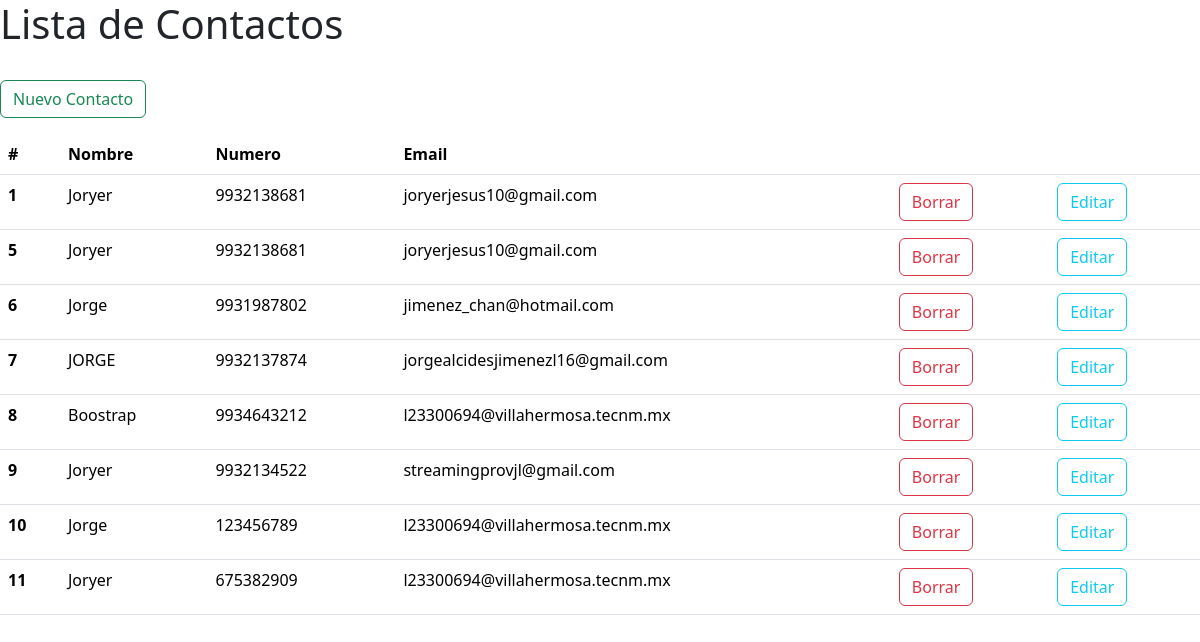
The app's page /, older data.
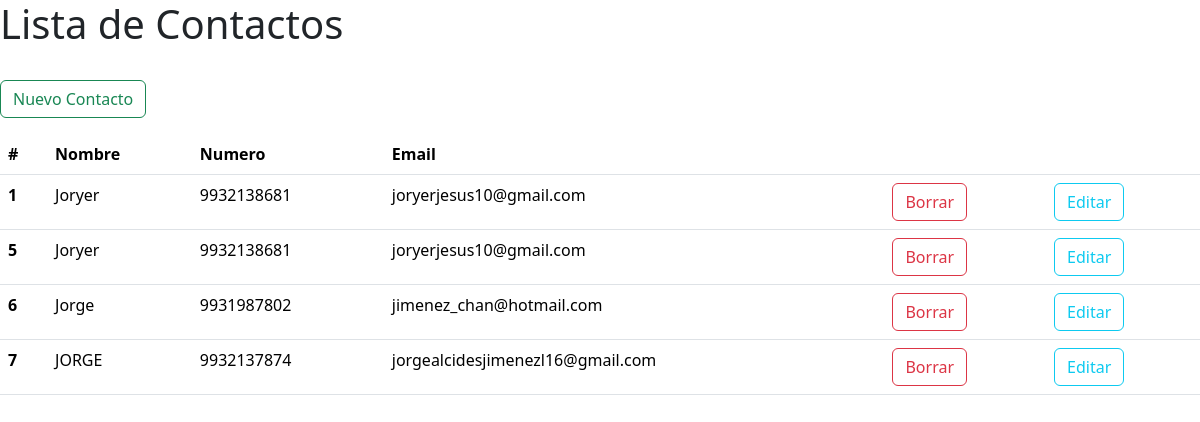
The same page, newer data.
### contactos/models.py (models this page shows)
class Contacto(models.Model):
    nombre = models.CharField(max_length=50)
    numero = models.IntegerField()
    email = models.EmailField()

### contactos/views.py (the view)
# urls.py: path('', contactos_list, name = 'contactos_list'),
def contactos_list(request):
    contactos = Contacto.objects.all()
    context = {
        'contactos': contactos
    }
    return render(request, 'index.html', context)

### templates/index.html (shortened to what this page needs)
<!doctype html>
<html lang="en">
  <head>
    <link href="https://cdn.jsdelivr.net/npm/bootstrap@5.3.3/dist/css/bootstrap.min.css" rel="stylesheet">
  </head>
  <body>
    <h1>Lista de Contactos</h1>
    <br>
    <a class="btn btn-outline-success" href="{% url 'crear' %}" role="button">Nuevo Contacto</a>
    <br>
    <table class="table table-hover">
        <thead>
        <tr>
            <th scope="col">#</th>
            <th scope="col">Nombre</th>
            <th scope="col">Numero</th>
            <th scope="col">Email</th>
            <th scope="col"></th>
            <th scope="col"></th>
        </tr>
        </thead>
        <tbody>
            {% for contacto in contactos %}
                <tr>
                    <th scope="row">{{ contacto.id }}</th>
                    <td>{{ contacto.nombre }}</td>
                    <td>{{ contacto.numero }}</td>
                    <td>{{ contacto.email }}</td>
                    <td><a class="btn btn-outline-danger" href="{% url 'borrar' contacto.pk %}">Borrar</a> </td>
                    <td><a class="btn btn-outline-info" href="{% url 'editar' contacto.pk %}">Editar</a> </td>
                </tr>
            {% endfor %}
        </tbody>
    </table>
  </body>
</html>

Row changes from the older to the newer data that the page shows:
removed Contacto: id "8", nombre "Boostrap", numero "9934643212", email "l23300694@villahermosa.tecnm.mx"
removed Contacto: id "9", nombre "Joryer", numero "9932134522", email "streamingprovjl@gmail.com"
removed Contacto: id "10", nombre "Jorge", numero "123456789", email "l23300694@villahermosa.tecnm.mx"
removed Contacto: id "11", nombre "Joryer", numero "675382909", email "l23300694@villahermosa.tecnm.mx"
